Frame 1 (no input): blank canvas, image omitted
Frame 60 (the mouse pressed at the canvas centre just before this capture): blank canvas, image omitted
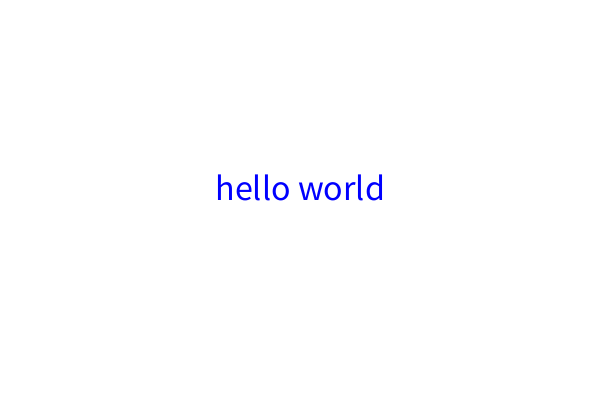
Frame 120 (the mouse held since frame 60 and released just before this capture)

The Processing sketch whose frames 1 and 60 were blank and that drew this single picture after the mouse press (run headless with seeded random() and noise(); from frame 60 on, the mouse is pressed at the canvas centre):

// Processing sketch: helloWorld
// ── helloWorld.pde
void setup() {
  size(600, 400);
}

void draw() {
  background(255, 255, 255);
  fill(0, 0, 255);
  String message="hello world";
  textSize(36);
  float textW = textWidth(message);
  text(message, mouseX-textW/2, mouseY);
}
